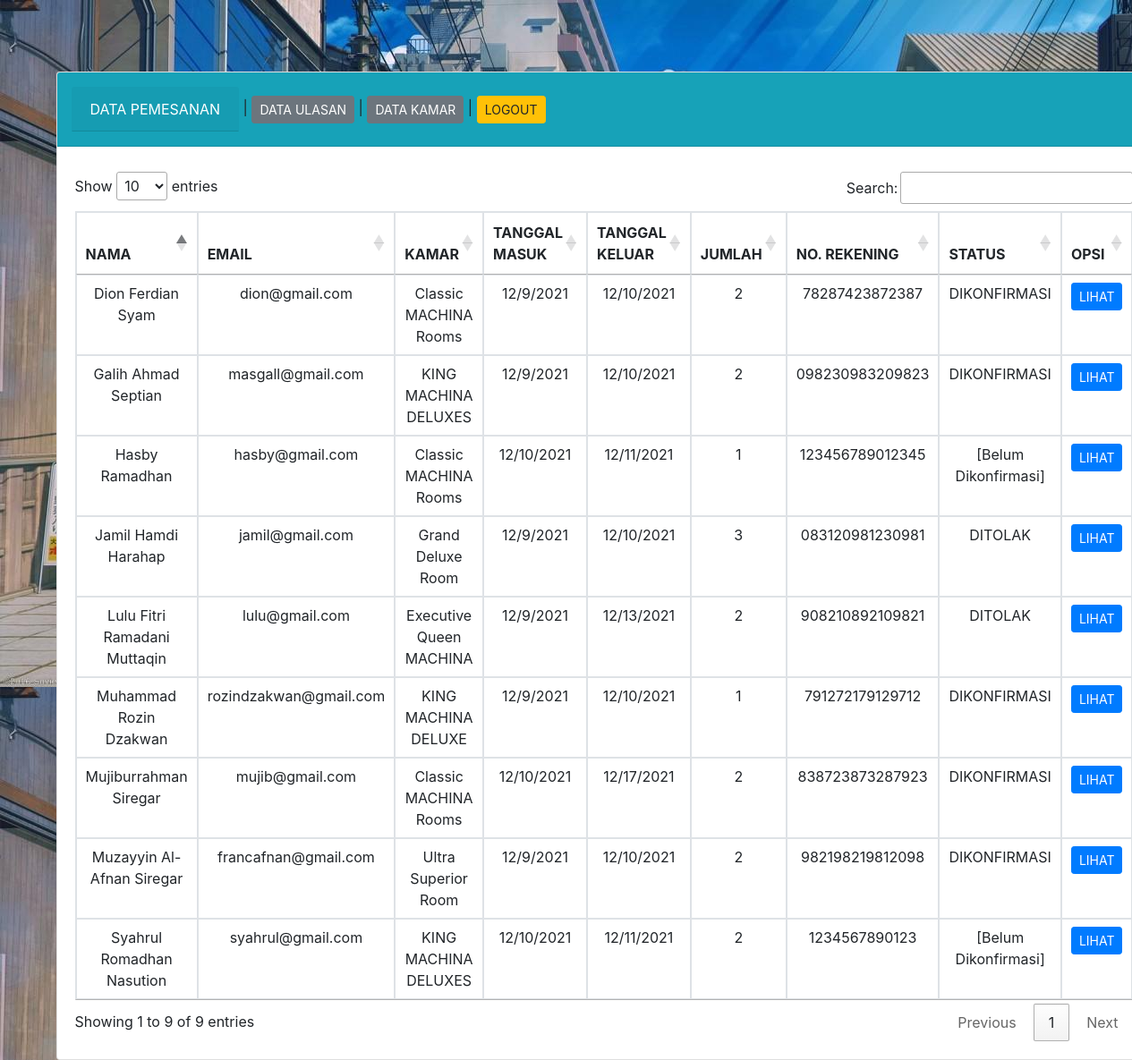
Page /atlantis/admin/tb_pemesanan/index.php (signed in) on the committed database.
### tables this page shows
CREATE TABLE `tb_pemesanan` (
  `id_pemesanan` int(11) NOT NULL,
  `nama_pemesan` varchar(50) NOT NULL,
  `email_pemesan` varchar(50) NOT NULL,
  `passpem` varchar(15) NOT NULL,
  `room` varchar(50) NOT NULL,
  `tgl_masuk` varchar(10) NOT NULL,
  `tgl_keluar` varchar(10) NOT NULL,
  `jmlh_org` int(11) NOT NULL,
  `no_rek` varchar(15) NOT NULL,
  `konfirmasi` varchar(25) NOT NULL
);

### atlantis/admin/databaseAdmin/dbAdmin.php (called while the page is built, shortened)
<?php
class dbAdmin{
    public $host = "localhost";
    public $username = "root";
    public $password = "";
    public $nama_db = "db_uas";
    public function __construct()
    {
        $this->connect = mysqli_connect($this->host, $this->username, $this->password, $this->nama_db);
    }
}
?>

### atlantis/admin/tb_pemesanan/Pemesanan.php (called while the page is built, shortened)
<?php
    include "../databaseAdmin/dbAdmin.php";
    class Pemesanan extends dbAdmin{
        public function readPemesanan(){
            $data = mysqli_query($this->connect, "SELECT * FROM tb_pemesanan");
            return $data;
        }
    }
?>

### atlantis/admin/tb_pemesanan/index.php (the view, shortened to what this page needs)
<?php
  include "Pemesanan.php";
  $data = new Pemesanan();
?>
<!doctype html>
<html lang="en">
  <head>
    <link rel="stylesheet" href="https://stackpath.bootstrapcdn.com/bootstrap/4.4.1/css/bootstrap.min.css">
    <link rel="stylesheet" href="//cdn.datatables.net/1.10.20/css/jquery.dataTables.min.css">
  </head>
  <body style="background: url(wp4632219-scenery-anime-aesthetic-wallpapers.jpg); background-attachment: fixed;">
    <div class="container" style="margin-top: 80px">
      <div class="row">
        <div class="col-md-13">
          <div class="card">
            <div class="p-3 mb-2 bg-info card-header">
              <a href="#" class="text-white card-header btn">DATA PEMESANAN</a> |
              <a href="../tb_contact/index.php" class="btn btn-secondary btn-sm">DATA ULASAN</a> |
              <a href="../tb_rooms/index.php" class="btn btn-secondary btn-sm">DATA KAMAR</a> |
              <a href="logout.php" class="btn btn-warning btn-sm">LOGOUT</a>
            </div>
            <div class="card-body" >
              <table class="table table-bordered" id="myTable">
                <thead align="center">
                  <tr>
                    <th scope="col">NAMA</th>
                    <th scope="col">EMAIL</th>
                    <th scope="col">KAMAR</th>
                    <th scope="col">TANGGAL MASUK</th>
                    <th scope="col">TANGGAL KELUAR</th>
                    <th scope="col">JUMLAH</th>
                    <th scope="col">NO. REKENING</th>
                    <th scope="col">STATUS</th>
                    <th scope="col">OPSI</th>
                  </tr>
                </thead>
                <tbody>
                <?php foreach($data->readPemesanan() as $key) : ?>
                  <tr align="center">
                      <td><?php echo $key['nama_pemesan'] ?></td>
                      <td><?php echo $key['email_pemesan']; ?></td>
                      <td><?php echo $key['room'] ?></td>
                      <td><?php echo $key['tgl_masuk'] ?></td>
                      <td><?php echo $key['tgl_keluar'] ?></td>
                      <td><?php echo $key['jmlh_org'] ?></td>
                      <td><?php echo $key['no_rek'] ?></td>
                      <td><?php echo $key['konfirmasi'] ?></td>
                      <?php $id = $key['id_pemesanan'] ?>
                      <td class="text-center">
                        <a href="checkingGet.php?act=edit&cek=tb_pemesanan&id_pemesanan=<?php echo $id ?>" class="btn btn-sm btn-primary">LIHAT</a>
                      </td>
                  </tr>
                <?php endforeach; ?>
                </tbody>
              </table>
            </div>
          </div>
      </div>
    </div>
  </body>
</html>

### rows in the picture
tb_pemesanan: nama_pemesan "Muhammad Rozin Dzakwan", email_pemesan "rozindzakwan@gmail.com", room "KING MACHINA DELUXE", tgl_masuk "12/9/2021", tgl_keluar "12/10/2021", jmlh_org "1", no_rek "791272179129712", konfirmasi "DIKONFIRMASI"
tb_pemesanan: nama_pemesan "Muzayyin Al-Afnan Siregar", email_pemesan "francafnan@gmail.com", room "Ultra Superior Room", tgl_masuk "12/9/2021", tgl_keluar "12/10/2021", jmlh_org "2", no_rek "982198219812098", konfirmasi "DIKONFIRMASI"
tb_pemesanan: nama_pemesan "Jamil Hamdi Harahap", email_pemesan "jamil@gmail.com", room "Grand Deluxe Room", tgl_masuk "12/9/2021", tgl_keluar "12/10/2021", jmlh_org "3", no_rek "083120981230981", konfirmasi "DITOLAK"
tb_pemesanan: nama_pemesan "Lulu Fitri Ramadani Muttaqin", email_pemesan "lulu@gmail.com", room "Executive Queen MACHINA", tgl_masuk "12/9/2021", tgl_keluar "12/13/2021", jmlh_org "2", no_rek "908210892109821", konfirmasi "DITOLAK"
tb_pemesanan: nama_pemesan "Dion Ferdian Syam", email_pemesan "dion@gmail.com", room "Classic MACHINA Rooms", tgl_masuk "12/9/2021", tgl_keluar "12/10/2021", jmlh_org "2", no_rek "78287423872387", konfirmasi "DIKONFIRMASI"
tb_pemesanan: nama_pemesan "Galih Ahmad Septian", email_pemesan "masgall@gmail.com", room "KING MACHINA DELUXES", tgl_masuk "12/9/2021", tgl_keluar "12/10/2021", jmlh_org "2", no_rek "098230983209823", konfirmasi "DIKONFIRMASI"
tb_pemesanan: nama_pemesan "Hasby Ramadhan", email_pemesan "hasby@gmail.com", room "Classic MACHINA Rooms", tgl_masuk "12/10/2021", tgl_keluar "12/11/2021", jmlh_org "1", no_rek "123456789012345", konfirmasi "[Belum Dikonfirmasi]"
tb_pemesanan: nama_pemesan "Syahrul Romadhan Nasution", email_pemesan "syahrul@gmail.com", room "KING MACHINA DELUXES", tgl_masuk "12/10/2021", tgl_keluar "12/11/2021", jmlh_org "2", no_rek "1234567890123", konfirmasi "[Belum Dikonfirmasi]"
tb_pemesanan: nama_pemesan "Mujiburrahman Siregar", email_pemesan "mujib@gmail.com", room "Classic MACHINA Rooms", tgl_masuk "12/10/2021", tgl_keluar "12/17/2021", jmlh_org "2", no_rek "838723873287923", konfirmasi "DIKONFIRMASI"
